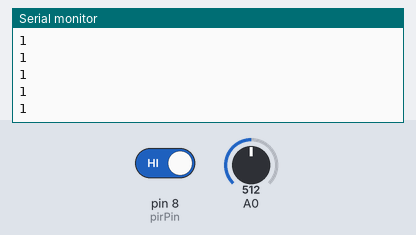
A sketch run on a simulated Arduino Uno, built with avr-gcc and run on an emulated ATmega328P. On the bench: the last lines printed to the serial monitor. The inputs (shaded band) are chosen by the test bench; at power-on: pin 8 (pirPin) HIGH, A0 = 512.

Above: at 1.2 s.
1.3 s: pin 8 (pirPin) driven LOW
At 1.31 s:
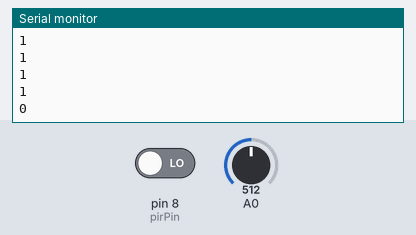
2.8 s: A0 set to 90
At 2.81 s:
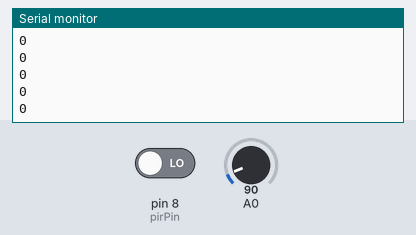
Timing chart, 0 to 5.8 s (numbered marks = the images above; inputs shaded):
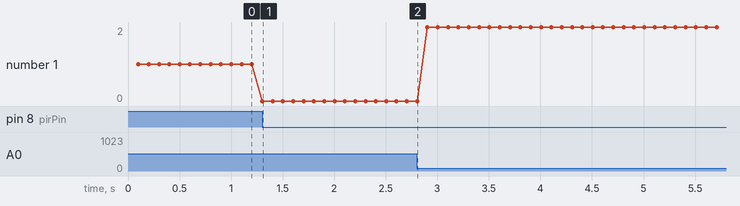

The sketch:

BTMain_with_photocell.ino
```cpp
#define pirPin 8
int PIRState = 0;
int resistorValue;

void setup() {

pinMode (pirPin, INPUT);
Serial.begin(38400);

}

void loop() {
  int resistorValue = analogRead(A0);

delay (100);
PIRState = digitalRead (pirPin);

if (PIRState == LOW && resistorValue <= 100 ){

  Serial.print('2');
  Serial.println();
}
else if (PIRState == HIGH) {
  Serial.print('1');
  Serial.println();
  //Serial.print("resistor:  ");
  //Serial.print(resistorValue);
}
else {
  Serial.print('0');
  Serial.println();
  //Serial.print("resistor:  ");
  //Serial.print(resistorValue);
}


}//end main loop
```

Measured:
- after the input at 1.3 s, the serial monitor: prints a new line at once (image 1)
- plotted number 1: 1 → 0 after the input at 1.3 s, 0 → 2 after the input at 2.8 s
